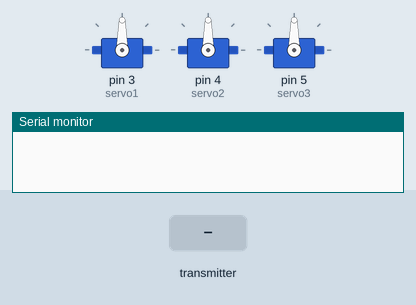
The sketch below on a simulated Arduino Uno, built with avr-gcc and run on an emulated ATmega328P. On the bench: 3 × servo, the last lines printed to the serial monitor. Inputs (shaded band) come from the test bench. No radio packets arrive unless stated.

Above: at 1.2 s.
1.3 s: the transmitter starts sending VRX1 = 0
At 1.9 s:
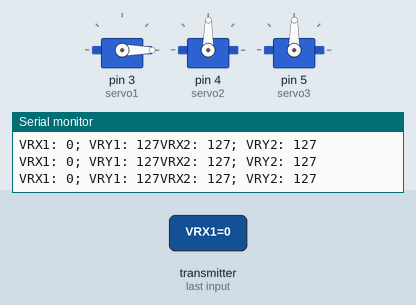
2.8 s: the transmitter starts sending VRX1 = 255
At 3.8 s:
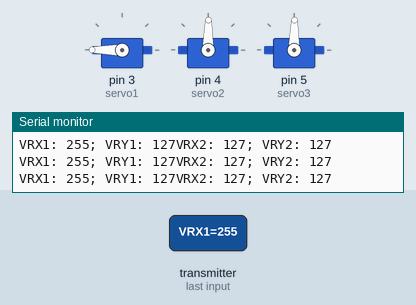
4.3 s: the transmitter starts sending VRY1 = 0
At 5.5 s:
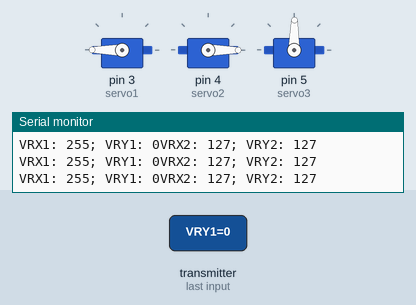
5.8 s: the transmitter starts sending VRX2 = 64
At 6.4 s:
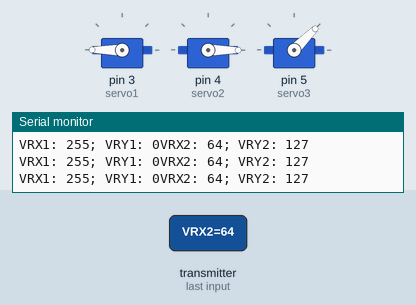
7.3 s: the transmitter starts sending VRY1 = 64
At 8.1 s:
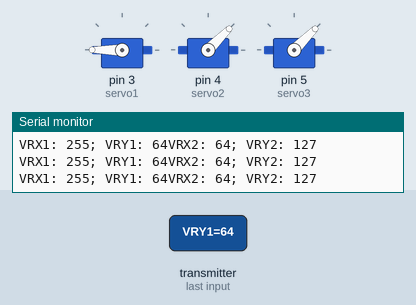
8.8 s: the transmitter starts sending VRX2 = 128
At 10.1 s:
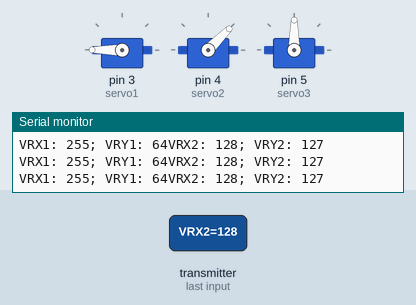
Timing chart, 0 to 11.3 s (numbered marks = the images above; inputs shaded):
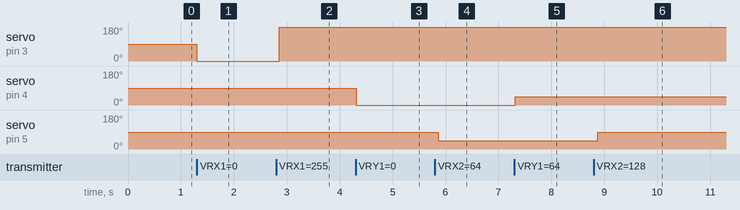

The sketch:

reciver.ino
```cpp
#include <Servo.h>
#include <SPI.h>
#include <nRF24L01.h>
#include <RF24.h>

Servo servo1;
Servo servo2;
Servo servo3;

RF24 radio(7, 8); // CE, CSN
const byte address[6] = "00001";

struct Data_Package {
  byte VRX1;      //joystick 1
  byte VRY1;
  byte SW1;
  byte VRX2;      //joystick 2
  byte VRY2;
  byte SW2;
  byte SWITCH1;   //toggle switch 1
  byte SWITCH2;   // toggle switch 2
  byte POT;       //potentiometer
  byte MENUdata;  //variable from menu

};
Data_Package data; //Create a variable with the above structure

 int pos1=90;
 int pos2=90;
 int pos3=90;
int button=1;
void setup() {
  Serial.begin(9600);
  radio.begin();
  radio.openReadingPipe(0, address);
  radio.setPALevel(RF24_PA_MAX);
  radio.startListening();
  data.VRX1 = 127;
  data.VRY1 = 127;
  data.VRX2 = 127;
  data.VRY2 = 127;

  servo1.attach(3);
  servo2.attach(4);
  servo3.attach(5);


}
void loop() {

  if (radio.available()) {
    byte SW1;
    radio.read(&data, sizeof(Data_Package));

    Serial.print("VRX1: ");
    Serial.print(data.VRX1);
    pos1=map(data.VRX1, 0, 255, 0, 180);

    servo1.write(pos1);

    Serial.print("; VRY1: ");
    Serial.print(data.VRY1);
    pos2=map(data.VRY1, 0, 255, 0, 180);
    servo2.write(pos2);

    Serial.print("VRX2: ");
    Serial.print(data.VRX2);
    pos3=map(data.VRX2, 0, 255, 0, 180);
    servo3.write(pos3);

    Serial.print("; VRY2: ");
    Serial.println(data.VRY2);
    delay(100);
  }
}
```

Measured:
- after the input at 1.3 s, servo on pin 3 (servo1): 90° → 0° at once; servo on pin 4 (servo2), servo on pin 5 (servo3): 90° → 89° at once
- after the input at 2.8 s, servo on pin 3 (servo1): 0° → 180° after 0.06 s
- after the input at 4.3 s, servo on pin 4 (servo2): 89° → 0° at once
- after the input at 5.8 s, servo on pin 5 (servo3): 89° → 45° after 0.07 s
- after the input at 7.3 s, servo on pin 4 (servo2): 0° → 45° at once
- after the input at 8.8 s, servo on pin 5 (servo3): 45° → 90° after 0.07 s
